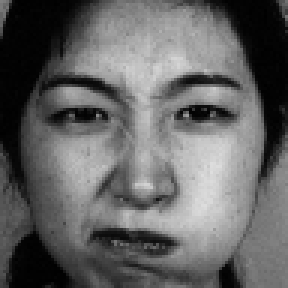
#> input picture ProcessedData/KA.AN1.39.tiff, 96 x 96 px, found by its file name (shown 3 times larger)
$ python scikit_image_example.py   (older library calls are emulated)
#> lines starting #> are read from the running program, lines starting #| are printed output that depends on the picture; after the words box and inside, x2 and y2 are one past the last pixel; in counts of white or black regions, pixels touching at a corner belong together
from __future__ import print_function
from skimage.transform import rotate
from skimage.feature import local_binary_pattern
from skimage import data
from skimage.color import label2rgb
import numpy as np
import matplotlib.pyplot as plt
import cv2


# settings for LBP
radius = 3
n_points = 8 * radius
METHOD = 'uniform'
plt.rcParams['font.size'] = 9


def overlay_labels(image, lbp, labels):
    mask = np.logical_or.reduce([lbp == each for each in labels])
    return label2rgb(mask, image=image, bg_label=0, alpha=0.5)


def highlight_bars(bars, indexes):
    for i in indexes:
        bars[i].set_facecolor('r')

filename = 'KA.AN1.39.tiff'
image = cv2.imread(filename)
#> image is the input picture: shape (96, 96, 3); min 0, max 222, mean 99.6
gray = cv2.cvtColor(image, cv2.COLOR_BGR2GRAY)

lbp = local_binary_pattern(gray, n_points, radius, METHOD)
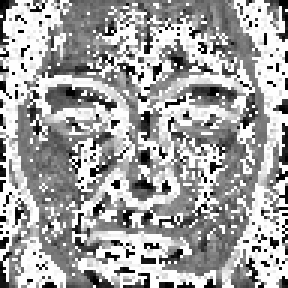
#> lbp: shape (96, 96) float64 (shown 3 times larger); min 0, max 25, mean 16.1; drawn with min black and max white


def hist(ax, lbp):
    n_bins = lbp.max() + 1
    return ax.hist(lbp.ravel(), normed=True, bins=n_bins, range=(0, n_bins),
                   facecolor='0.5')


# plot histograms of LBP of textures
fig, (ax_img, ax_hist) = plt.subplots(nrows=2, ncols=3, figsize=(9, 6))
plt.gray()

titles = ('edge', 'flat', 'corner')
w = width = radius - 1
edge_labels = range(n_points // 2 - w, n_points // 2 + w + 1)
flat_labels = list(range(0, w + 1)) + list(range(n_points - w, n_points + 2))
i_14 = n_points // 4            # 1/4th of the histogram
i_34 = 3 * (n_points // 4)      # 3/4th of the histogram
corner_labels = (list(range(i_14 - w, i_14 + w + 1)) +
                 list(range(i_34 - w, i_34 + w + 1)))

label_sets = (edge_labels, flat_labels, corner_labels)

for ax, labels in zip(ax_img, label_sets):
    ax.imshow(overlay_labels(image, lbp, labels))
#> this loop made 3 passes
#> pass 1, in overlay_labels, `mask = np.logical_or.reduce([lbp == each for each in labels])`:
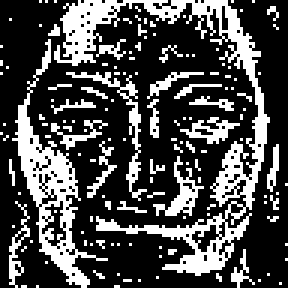
#> mask: shape (96, 96) bool (shown 3 times larger); 29.4% white in thin lines or dots
#> pass 2, in overlay_labels (call 2), `mask = np.logical_or.reduce([lbp == each for each in labels])`:
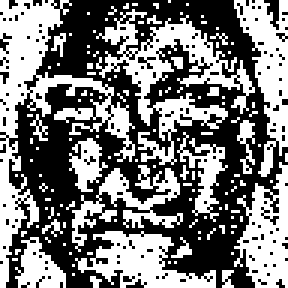
#> mask: shape (96, 96) bool (shown 3 times larger); 47.9% white; 127 white regions (115 under 20 px), largest, box (x1, y1, x2, y2) and area: (0, 0, 45, 96) 1079, (32, 3, 85, 55) 819, (78, 0, 96, 59) 475
#> pass 3, in overlay_labels (call 3), `mask = np.logical_or.reduce([lbp == each for each in labels])`:
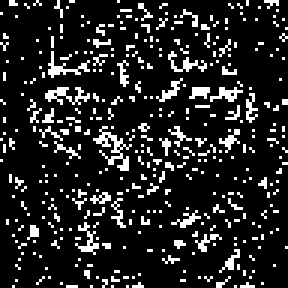
#> mask: shape (96, 96) bool (shown 3 times larger); 14.1% white in thin lines or dots

for ax, labels, name in zip(ax_hist, label_sets, titles):
#> (the run stopped early here; a loop or call above may not have finished)

$ run again, with ProcessedData/KA.AN2.40.tiff copied over ProcessedData/KA.AN1.39.tiff
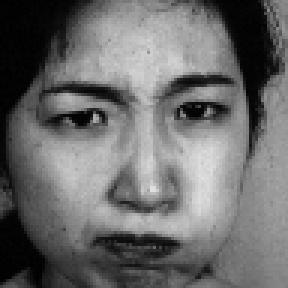
#> input picture ProcessedData/KA.AN2.40.tiff, 96 x 96 px, found by its file name (shown 3 times larger)
#> image is the input picture: shape (96, 96, 3); min 0, max 224, mean 107.3
#> the loop `for ax, labels in zip(ax_img, label_sets):` made 3 passes
#> pass 1, in overlay_labels, `mask = np.logical_or.reduce([lbp == each for each in labels])`:
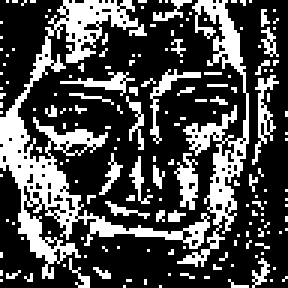
#> mask: shape (96, 96) bool (shown 3 times larger); 29.9% white in thin lines or dots
#> pass 3, in overlay_labels (call 3), `mask = np.logical_or.reduce([lbp == each for each in labels])`:
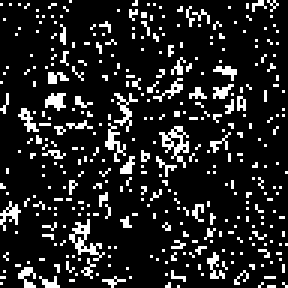
#> mask: shape (96, 96) bool (shown 3 times larger); 14.1% white in thin lines or dots

$ run again, with ProcessedData/KA.AN3.41.tiff copied over ProcessedData/KA.AN1.39.tiff
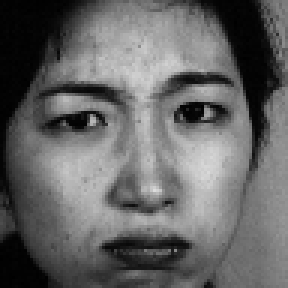
#> input picture ProcessedData/KA.AN3.41.tiff, 96 x 96 px, found by its file name (shown 3 times larger)
#> image is the input picture: shape (96, 96, 3); min 0, max 220, mean 101
#> the loop `for ax, labels in zip(ax_img, label_sets):` made 3 passes
#> pass 1, in overlay_labels, `mask = np.logical_or.reduce([lbp == each for each in labels])`:
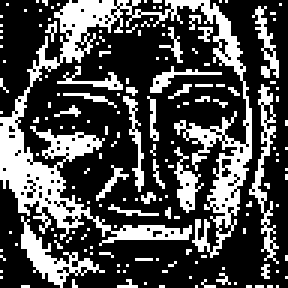
#> mask: shape (96, 96) bool (shown 3 times larger); 30.7% white in thin lines or dots
#> pass 3, in overlay_labels (call 3), `mask = np.logical_or.reduce([lbp == each for each in labels])`:
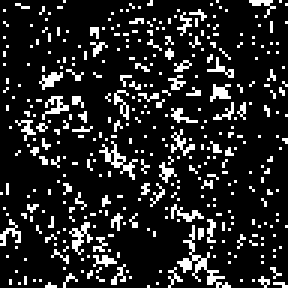
#> mask: shape (96, 96) bool (shown 3 times larger); 14.7% white in thin lines or dots

$ run again, with ProcessedData/KA.DI1.42.tiff copied over ProcessedData/KA.AN1.39.tiff
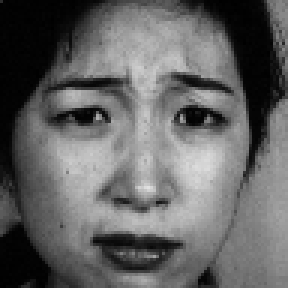
#> input picture ProcessedData/KA.DI1.42.tiff, 96 x 96 px, found by its file name (shown 3 times larger)
#> image is the input picture: shape (96, 96, 3); min 0, max 225, mean 99.5
#> the loop `for ax, labels in zip(ax_img, label_sets):` made 3 passes
#> pass 1, in overlay_labels, `mask = np.logical_or.reduce([lbp == each for each in labels])`:
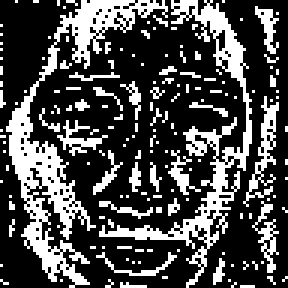
#> mask: shape (96, 96) bool (shown 3 times larger); 29.2% white in thin lines or dots
#> pass 3, in overlay_labels (call 3), `mask = np.logical_or.reduce([lbp == each for each in labels])`:
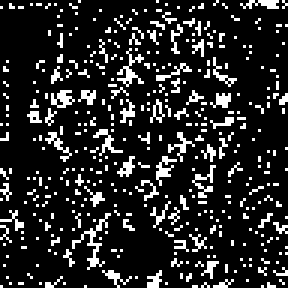
#> mask: shape (96, 96) bool (shown 3 times larger); 15.4% white in thin lines or dots
